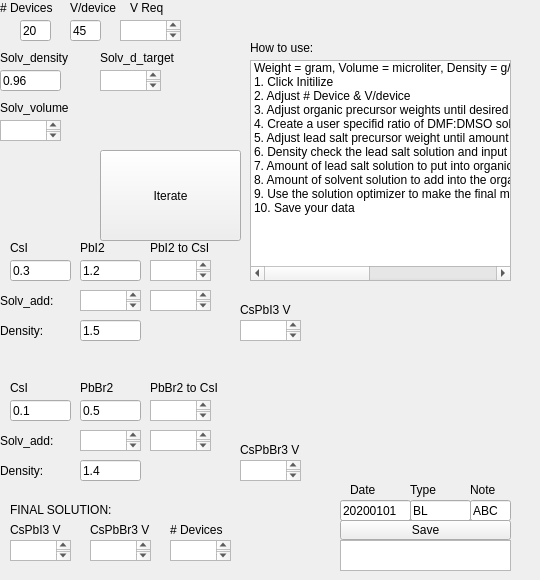
    <widget class="QWidget" name="tab_3">
     <attribute name="title">
      <string>In-PSK</string>
     </attribute>
     <widget class="QTextBrowser" name="solventtotalvolume_2">
      <property name="geometry">
       <rect>
        <x>0</x>
        <y>120</y>
        <width>61</width>
        <height>21</height>
       </rect>
      </property>
     </widget>
     <widget class="QLabel" name="label_18">
      <property name="geometry">
       <rect>
        <x>0</x>
        <y>50</y>
        <width>111</width>
        <height>16</height>
       </rect>
      </property>
      <property name="text">
       <string>Solv_density</string>
      </property>
     </widget>
     <widget class="QLineEdit" name="PbI2weight_2">
      <property name="geometry">
       <rect>
        <x>80</x>
        <y>260</y>
        <width>61</width>
        <height>21</height>
       </rect>
      </property>
      <property name="text">
       <string>1.2</string>
      </property>
     </widget>
     <widget class="QLabel" name="label_24">
      <property name="geometry">
       <rect>
        <x>0</x>
        <y>100</y>
        <width>111</width>
        <height>16</height>
       </rect>
      </property>
      <property name="text">
       <string>Solv_volume</string>
      </property>
     </widget>
     <widget class="QLabel" name="label_25">
      <property name="geometry">
       <rect>
        <x>0</x>
        <y>320</y>
        <width>51</width>
        <height>21</height>
       </rect>
      </property>
      <property name="text">
       <string>Density:</string>
      </property>
     </widget>
     <widget class="QLabel" name="label_5">
      <property name="geometry">
       <rect>
        <x>0</x>
        <y>0</y>
        <width>60</width>
        <height>16</height>
       </rect>
      </property>
      <property name="text">
       <string># Devices</string>
      </property>
     </widget>
     <widget class="QLineEdit" name="solventdensity_2">
      <property name="geometry">
       <rect>
        <x>0</x>
        <y>70</y>
        <width>61</width>
        <height>21</height>
       </rect>
      </property>
      <property name="text">
       <string>0.96</string>
      </property>
     </widget>
     <widget class="QPushButton" name="run_send_2">
      <property name="geometry">
       <rect>
        <x>100</x>
        <y>150</y>
        <width>141</width>
        <height>91</height>
       </rect>
      </property>
      <property name="text">
       <string>Iterate</string>
      </property>
     </widget>
     <widget class="QLabel" name="label_26">
      <property name="geometry">
       <rect>
        <x>0</x>
        <y>290</y>
        <width>61</width>
        <height>21</height>
       </rect>
      </property>
      <property name="text">
       <string>Solv_add:</string>
      </property>
     </widget>
     <widget class="QLineEdit" name="Volumeperdevice_2">
      <property name="geometry">
       <rect>
        <x>70</x>
        <y>20</y>
        <width>31</width>
        <height>21</height>
       </rect>
      </property>
      <property name="text">
       <string>45</string>
      </property>
     </widget>
     <widget class="QTextBrowser" name="PbI2solventvoladdition_2">
      <property name="geometry">
       <rect>
        <x>80</x>
        <y>290</y>
        <width>61</width>
        <height>21</height>
       </rect>
      </property>
     </widget>
     <widget class="QLineEdit" name="PbI2deinsitycheck_2">
      <property name="geometry">
       <rect>
        <x>80</x>
        <y>320</y>
        <width>61</width>
        <height>21</height>
       </rect>
      </property>
      <property name="text">
       <string>1.5</string>
      </property>
     </widget>
     <widget class="QLineEdit" name="DeviceCount_2">
      <property name="geometry">
       <rect>
        <x>20</x>
        <y>20</y>
        <width>31</width>
        <height>21</height>
       </rect>
      </property>
      <property name="text">
       <string>20</string>
      </property>
     </widget>
     <widget class="QLabel" name="label_6">
      <property name="geometry">
       <rect>
        <x>70</x>
        <y>0</y>
        <width>60</width>
        <height>16</height>
       </rect>
      </property>
      <property name="text">
       <string>V/device</string>
      </property>
     </widget>
     <widget class="QTextBrowser" name="totalvolumeoutput_2">
      <property name="geometry">
       <rect>
        <x>120</x>
        <y>20</y>
        <width>61</width>
        <height>21</height>
       </rect>
      </property>
     </widget>
     <widget class="QLabel" name="label_53">
      <property name="geometry">
       <rect>
        <x>130</x>
        <y>0</y>
        <width>60</width>
        <height>16</height>
       </rect>
      </property>
      <property name="text">
       <string>V Req</string>
      </property>
     </widget>
     <widget class="QLabel" name="label_7">
      <property name="geometry">
       <rect>
        <x>80</x>
        <y>240</y>
        <width>60</width>
        <height>16</height>
       </rect>
      </property>
      <property name="text">
       <string>PbI2</string>
      </property>
     </widget>
     <widget class="QLabel" name="label_28">
      <property name="geometry">
       <rect>
        <x>100</x>
        <y>50</y>
        <width>111</width>
        <height>16</height>
       </rect>
      </property>
      <property name="text">
       <string>Solv_d_target</string>
      </property>
     </widget>
     <widget class="QTextBrowser" name="solvent_target_output_2">
      <property name="geometry">
       <rect>
        <x>100</x>
        <y>70</y>
        <width>61</width>
        <height>21</height>
       </rect>
      </property>
     </widget>
     <widget class="QLabel" name="label_8">
      <property name="geometry">
       <rect>
        <x>10</x>
        <y>240</y>
        <width>60</width>
        <height>16</height>
       </rect>
      </property>
      <property name="text">
       <string>CsI</string>
      </property>
     </widget>
     <widget class="QLineEdit" name="CsIweight_2">
      <property name="geometry">
       <rect>
        <x>10</x>
        <y>260</y>
        <width>61</width>
        <height>21</height>
       </rect>
      </property>
      <property name="text">
       <string>0.3</string>
      </property>
     </widget>
     <widget class="QTextBrowser" name="PbI2solventaddition_final_2">
      <property name="geometry">
       <rect>
        <x>150</x>
        <y>290</y>
        <width>61</width>
        <height>21</height>
       </rect>
      </property>
     </widget>
     <widget class="QTextBrowser" name="PbI2addition_2">
      <property name="geometry">
       <rect>
        <x>150</x>
        <y>260</y>
        <width>61</width>
        <height>21</height>
       </rect>
      </property>
     </widget>
     <widget class="QLabel" name="label_29">
      <property name="geometry">
       <rect>
        <x>240</x>
        <y>300</y>
        <width>61</width>
        <height>20</height>
       </rect>
      </property>
      <property name="text">
       <string>CsPbI3 V</string>
      </property>
     </widget>
     <widget class="QLabel" name="label_30">
      <property name="geometry">
       <rect>
        <x>150</x>
        <y>240</y>
        <width>101</width>
        <height>16</height>
       </rect>
      </property>
      <property name="text">
       <string>PbI2 to CsI</string>
      </property>
     </widget>
     <widget class="QTextBrowser" name="CsI_v_2">
      <property name="geometry">
       <rect>
        <x>240</x>
        <y>320</y>
        <width>61</width>
        <height>21</height>
       </rect>
      </property>
     </widget>
     <widget class="QLineEdit" name="note_input_2">
      <property name="geometry">
       <rect>
        <x>470</x>
        <y>500</y>
        <width>41</width>
        <height>21</height>
       </rect>
      </property>
      <property name="text">
       <string>ABC</string>
      </property>
     </widget>
     <widget class="QLabel" name="label_54">
      <property name="geometry">
       <rect>
        <x>350</x>
        <y>480</y>
        <width>61</width>
        <height>20</height>
       </rect>
      </property>
      <property name="text">
       <string>Date</string>
      </property>
     </widget>
     <widget class="QPushButton" name="savebutton_send_2">
      <property name="geometry">
       <rect>
        <x>340</x>
        <y>520</y>
        <width>171</width>
        <height>20</height>
       </rect>
      </property>
      <property name="text">
       <string>Save</string>
      </property>
     </widget>
     <widget class="QLabel" name="label_55">
      <property name="geometry">
       <rect>
        <x>410</x>
        <y>480</y>
        <width>61</width>
        <height>20</height>
       </rect>
      </property>
      <property name="text">
       <string>Type</string>
      </property>
     </widget>
     <widget class="QTextBrowser" name="savepath_2">
      <property name="geometry">
       <rect>
        <x>340</x>
        <y>540</y>
        <width>171</width>
        <height>31</height>
       </rect>
      </property>
     </widget>
     <widget class="QLineEdit" name="solutiontype_input_2">
      <property name="geometry">
       <rect>
        <x>410</x>
        <y>500</y>
        <width>61</width>
        <height>21</height>
       </rect>
      </property>
      <property name="text">
       <string>BL</string>
      </property>
     </widget>
     <widget class="QLabel" name="label_56">
      <property name="geometry">
       <rect>
        <x>470</x>
        <y>480</y>
        <width>61</width>
        <height>20</height>
       </rect>
      </property>
      <property name="text">
       <string>Note</string>
      </property>
     </widget>
     <widget class="QLineEdit" name="date_input_2">
      <property name="geometry">
       <rect>
        <x>340</x>
        <y>500</y>
        <width>71</width>
        <height>21</height>
       </rect>
      </property>
      <property name="text">
       <string>20200101</string>
      </property>
     </widget>
     <widget class="QLabel" name="label_57">
      <property name="geometry">
       <rect>
        <x>250</x>
        <y>40</y>
        <width>141</width>
        <height>16</height>
       </rect>
      </property>
      <property name="text">
       <string>How to use:</string>
      </property>
     </widget>
     <widget class="QListWidget" name="listWidget_2">
      <property name="geometry">
       <rect>
        <x>250</x>
        <y>60</y>
        <width>261</width>
        <height>221</height>
       </rect>
      </property>
      <item>
       <property name="text">
        <string>Weight = gram, Volume = microliter, Density = g/mL</string>
       </property>
      </item>
      <item>
       <property name="text">
        <string>1. Click Initilize</string>
       </property>
      </item>
      <item>
       <property name="text">
        <string>2. Adjust # Device &amp; V/device</string>
       </property>
      </item>
      <item>
       <property name="text">
        <string>3. Adjust organic precursor weights until desired # Devices</string>
       </property>
      </item>
      <item>
       <property name="text">
        <string>4. Create a user specifid ratio of DMF:DMSO solvent vial with displayed amount of solvent + 0.5mL</string>
       </property>
      </item>
      <item>
       <property name="text">
        <string>5. Adjust lead salt precursor weight until amount in solution is greater than amount to put into CsI by 300uL</string>
       </property>
      </item>
      <item>
       <property name="text">
        <string>6. Density check the lead salt solution and input the value</string>
       </property>
      </item>
      <item>
       <property name="text">
        <string>7. Amount of lead salt solution to put into organic precusor is displayed</string>
       </property>
      </item>
      <item>
       <property name="text">
        <string>8. Amount of solvent solution to add into the organic precursor is displayed</string>
       </property>
      </item>
      <item>
       <property name="text">
        <string>9. Use the solution optimizer to make the final mixture</string>
       </property>
      </item>
      <item>
       <property name="text">
        <string>10. Save your data</string>
       </property>
      </item>
     </widget>
     <widget class="QLineEdit" name="PbBr2deinsitycheck_2">
      <property name="geometry">
       <rect>
        <x>80</x>
        <y>460</y>
        <width>61</width>
        <height>21</height>
       </rect>
      </property>
      <property name="text">
       <string>1.4</string>
      </property>
     </widget>
     <widget class="QLabel" name="label_10">
      <property name="geometry">
       <rect>
        <x>80</x>
        <y>380</y>
        <width>60</width>
        <height>16</height>
       </rect>
      </property>
      <property name="text">
       <string>PbBr2</string>
      </property>
     </widget>
     <widget class="QLabel" name="label_58">
      <property name="geometry">
       <rect>
        <x>150</x>
        <y>380</y>
        <width>101</width>
        <height>16</height>
       </rect>
      </property>
      <property name="text">
       <string>PbBr2 to CsI</string>
      </property>
     </widget>
     <widget class="QTextBrowser" name="PbBr2solventaddition_final_2">
      <property name="geometry">
       <rect>
        <x>150</x>
        <y>430</y>
        <width>61</width>
        <height>21</height>
       </rect>
      </property>
     </widget>
     <widget class="QLabel" name="label_59">
      <property name="geometry">
       <rect>
        <x>10</x>
        <y>380</y>
        <width>60</width>
        <height>16</height>
       </rect>
      </property>
      <property name="text">
       <string>CsI</string>
      </property>
     </widget>
     <widget class="QLineEdit" name="CsIweight_3">
      <property name="geometry">
       <rect>
        <x>10</x>
        <y>400</y>
        <width>61</width>
        <height>21</height>
       </rect>
      </property>
      <property name="text">
       <string>0.1</string>
      </property>
     </widget>
     <widget class="QTextBrowser" name="CsI_v_3">
      <property name="geometry">
       <rect>
        <x>240</x>
        <y>460</y>
        <width>61</width>
        <height>21</height>
       </rect>
      </property>
     </widget>
     <widget class="QLabel" name="label_60">
      <property name="geometry">
       <rect>
        <x>240</x>
        <y>440</y>
        <width>71</width>
        <height>20</height>
       </rect>
      </property>
      <property name="text">
       <string>CsPbBr3 V</string>
      </property>
     </widget>
     <widget class="QLabel" name="label_61">
      <property name="geometry">
       <rect>
        <x>0</x>
        <y>460</y>
        <width>51</width>
        <height>21</height>
       </rect>
      </property>
      <property name="text">
       <string>Density:</string>
      </property>
     </widget>
     <widget class="QLineEdit" name="PbBr2weight_2">
      <property name="geometry">
       <rect>
        <x>80</x>
        <y>400</y>
        <width>61</width>
        <height>21</height>
       </rect>
      </property>
      <property name="text">
       <string>0.5</string>
      </property>
     </widget>
     <widget class="QLabel" name="label_62">
      <property name="geometry">
       <rect>
        <x>0</x>
        <y>430</y>
        <width>61</width>
        <height>21</height>
       </rect>
      </property>
      <property name="text">
       <string>Solv_add:</string>
      </property>
     </widget>
     <widget class="QTextBrowser" name="PbBr2addition_2">
      <property name="geometry">
       <rect>
        <x>150</x>
        <y>400</y>
        <width>61</width>
        <height>21</height>
       </rect>
      </property>
     </widget>
     <widget class="QTextBrowser" name="PbBr2solventvoladdition_2">
      <property name="geometry">
       <rect>
        <x>80</x>
        <y>430</y>
        <width>61</width>
        <height>21</height>
       </rect>
      </property>
     </widget>
     <widget class="QLabel" name="label_63">
      <property name="geometry">
       <rect>
        <x>10</x>
        <y>500</y>
        <width>141</width>
        <height>20</height>
       </rect>
      </property>
      <property name="text">
       <string>FINAL SOLUTION:</string>
      </property>
     </widget>
     <widget class="QTextBrowser" name="CsPbI_v_mix_2">
      <property name="geometry">
       <rect>
        <x>10</x>
        <y>540</y>
        <width>61</width>
        <height>21</height>
       </rect>
      </property>
     </widget>
     <widget class="QLabel" name="label_64">
      <property name="geometry">
       <rect>
        <x>10</x>
        <y>520</y>
        <width>61</width>
        <height>20</height>
       </rect>
      </property>
      <property name="text">
       <string>CsPbI3 V</string>
      </property>
     </widget>
     <widget class="QLabel" name="label_65">
      <property name="geometry">
       <rect>
        <x>90</x>
        <y>520</y>
        <width>71</width>
        <height>20</height>
       </rect>
      </property>
      <property name="text">
       <string>CsPbBr3 V</string>
      </property>
     </widget>
     <widget class="QTextBrowser" name="CsPbBr_v_mix_2">
      <property name="geometry">
       <rect>
        <x>90</x>
        <y>540</y>
        <width>61</width>
        <height>21</height>
       </rect>
      </property>
     </widget>
     <widget class="QLabel" name="label_66">
      <property name="geometry">
       <rect>
        <x>170</x>
        <y>520</y>
        <width>71</width>
        <height>20</height>
       </rect>
      </property>
      <property name="text">
       <string># Devices</string>
      </property>
     </widget>
     <widget class="QTextBrowser" name="DeviceCount_final_2">
      <property name="geometry">
       <rect>
        <x>170</x>
        <y>540</y>
        <width>61</width>
        <height>21</height>
       </rect>
      </property>
     </widget>
    </widget>
